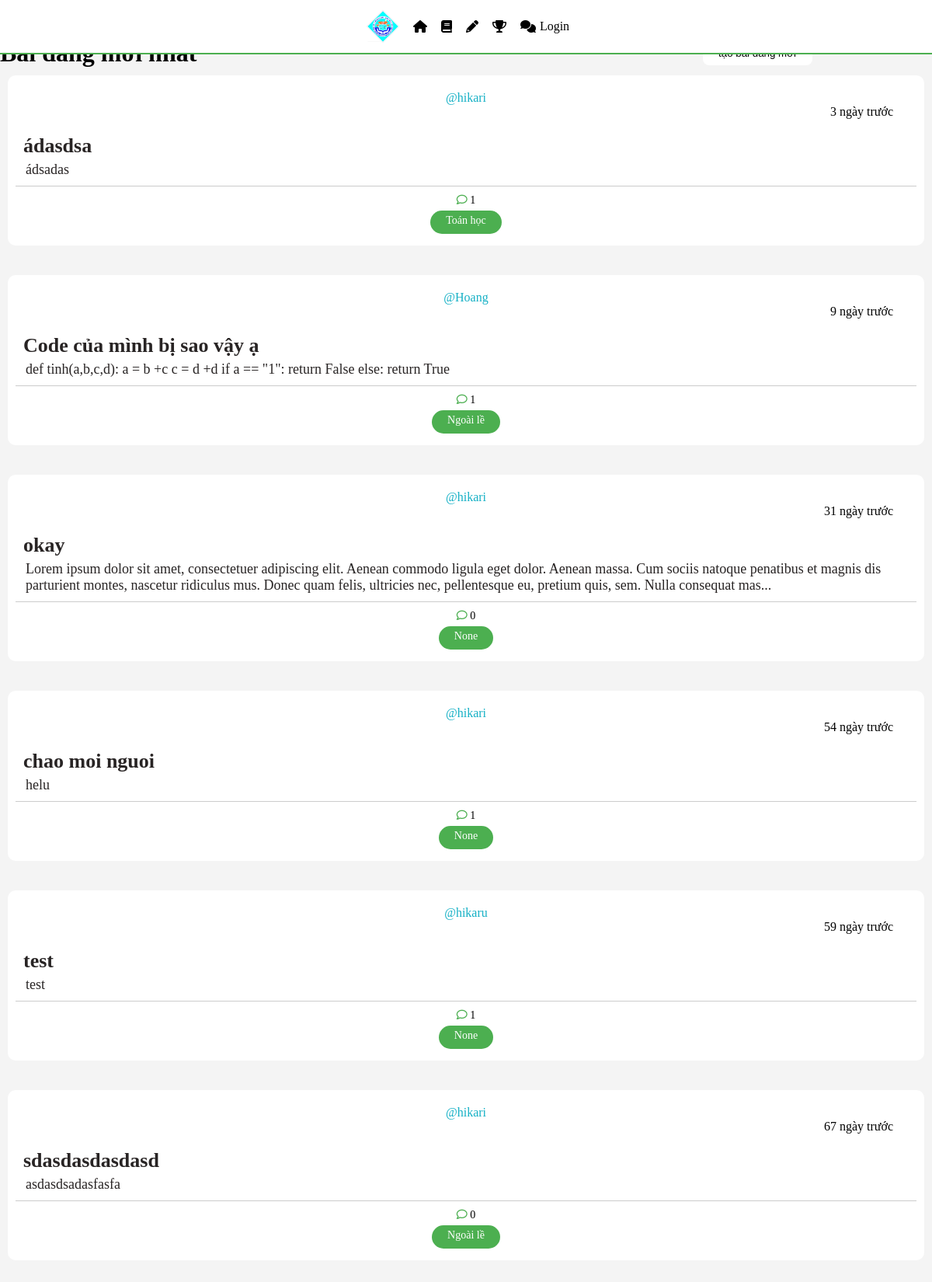
/forum, run on an earlier commit of the app's database.
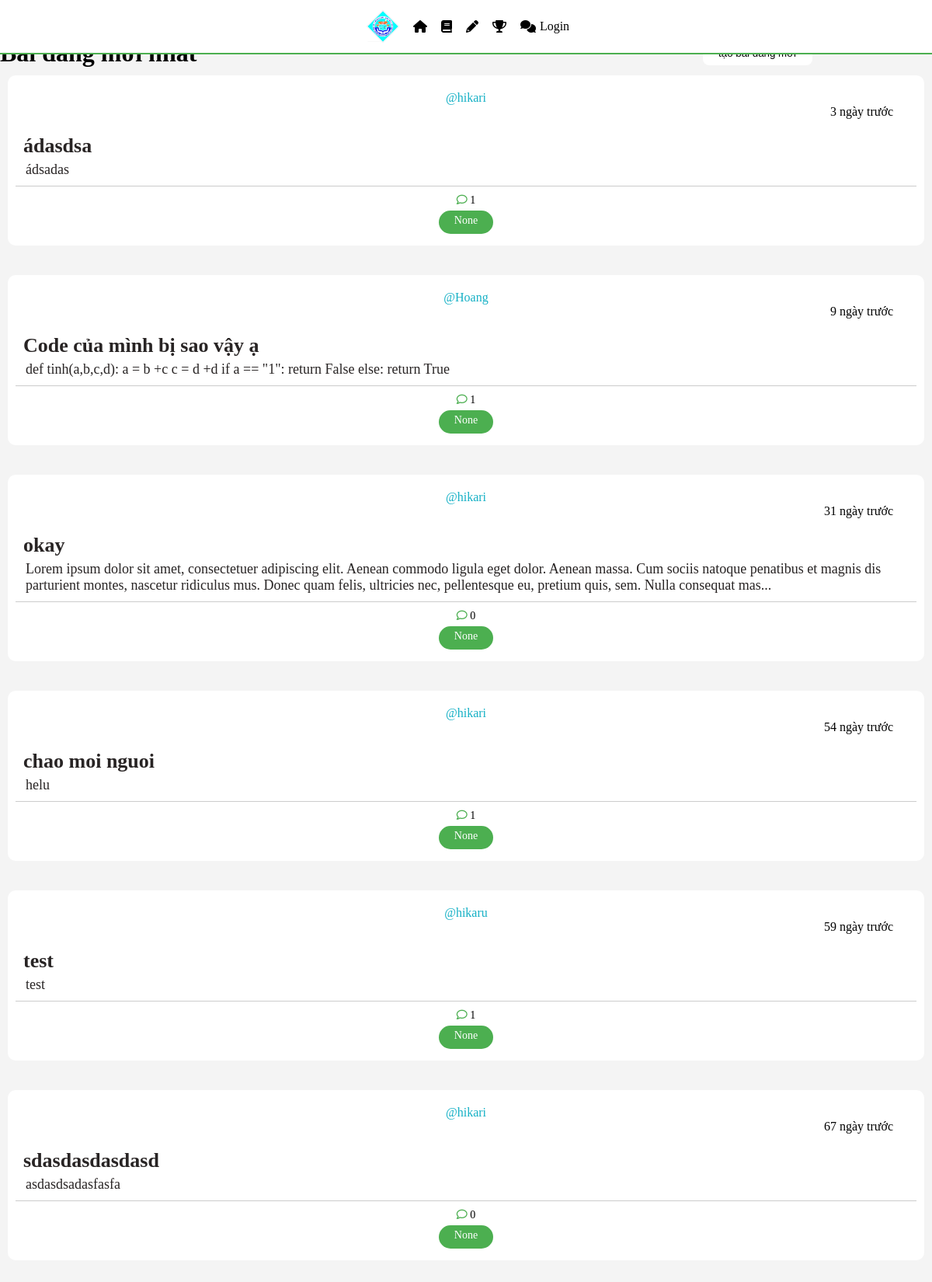
And on a later commit of the database.
### base/models.py (models this page shows, shortened)
class Room(models.Model):
    host = models.ForeignKey(User, on_delete=models.SET_NULL, null = True)
    topic = models.ForeignKey(Topic, on_delete=models.SET_NULL, null = True)
    name= models.CharField(max_length=200)
    description = models.TextField(null = True, blank = True)
    updated = models.DateTimeField(auto_now=True)
    created = models.DateTimeField(auto_now_add=True)
    class Meta:
        ordering = ["-updated", "-created"]
    def message_count(self):
        return self.message_set.count()

class Topic(models.Model):
    name = models.CharField(max_length=200)
    description = models.TextField(null = True, blank = True)
    def __str__ (self):
        return self.name
    def room_count(self):
        return self.room_set.count()

### base/views.py (the view)
# urls.py: path('forum', views.home, name="forum"),
def home(request):
    q = request.GET.get('q') if request.GET.get('q') != None else ''
    rooms = Room.objects.filter(
        Q(topic__name__icontains = q) |
        Q(name__icontains=q) |
        Q(description__icontains=q)
        )
    topics = Topic.objects.all()
    context = {'rooms': rooms , 'topics':topics,}
    return render(request, 'base/home.html', context)

### study/templatetags/custom_filter.py (called while the page is built)
@register.filter
def days_since(value):
    if not value:
        return ""
    now = timezone.now()
    delta = now - value
    days = delta.days
    if days == 0:
        return "Hôm nay"
    elif days == 1:
        return "1 ngày trước"
    else:
        return f"{days} ngày trước"

### base/templates/base/home.html (shortened to what this page needs)
{% extends 'main.html' %}
{% block content %}
{% load static %}
{% if request.session.theme == 'dark' %}
<link rel="stylesheet" href="{% static 'styles/dark.css' %}">
{% else %}
<link rel="stylesheet" href="{% static 'styles/light.css' %}">
{% endif %}
<div class="home-container">
        {% include 'base/topic_bar.html' %}
    <div class="room_display">
        <div class="home_head_page">
            <h1>Bài đăng mới nhất</h1>
            <div class="room_create">
                <a href="{%url 'create-room'%}"><button>tạo bài đăng mới</button></a>
            </div>
        </div>
        <div>
        {%include 'base/feed_composnent.html'%}
        </div>
    </div>
        {%include 'base/notification_bar.html'%}
</div>
{% endblock content %}

### base/templates/base/feed_composnent.html (shortened to what this page needs)
{% load static %}
{% load custom_filter %}
{% if request.session.theme == 'dark' %}
<link rel="stylesheet" href="{% static 'styles/dark.css' %}">
{% else %}
<link rel="stylesheet" href="{% static 'styles/light.css' %}">
{% endif %}
<div class="room">
    {%for room in rooms%}
        <div class = "post">
            <div class = "top_section">
                <div class = "post_edit">
                    <a href="{%url 'profile' room.host.id %}">@{{room.host.username}} </a>
                </div>
                <p>{{ room.created|days_since }}</p>
            </div>
            <div class="middle_section">
                <a href="{% url 'room' room.id %} ">
                    <h3> {{room.name}}</h3>
                    {% if room.description|length > 280 %}
                    <p id="short-description">{{ room.description|slice:":280" }}...</p>
                    {% else %}
                        <p>{{ room.description|safe }}</p>
                    {% endif %}
                </a>
            </div>
            <div class="bottom_section">
                <div>
                    <i class="fa-regular fa-comment"> </i> {{ room.message_count }}
                </div>
                <a href="{%url 'home'%}?q={{room.topic}}">{{room.topic}}</a>
            </div>
        </div>
        <br>
    {%endfor%}
</div>

What changed in the data, as far as the page shows it:
changed Room "ádasdsa": topic "Toán học" → "None"
changed Room "Code của mình bị sao vậy ạ": topic "Ngoài lề" → "None"
changed Room "sdasdasdasdasd": topic "Ngoài lề" → "None"
